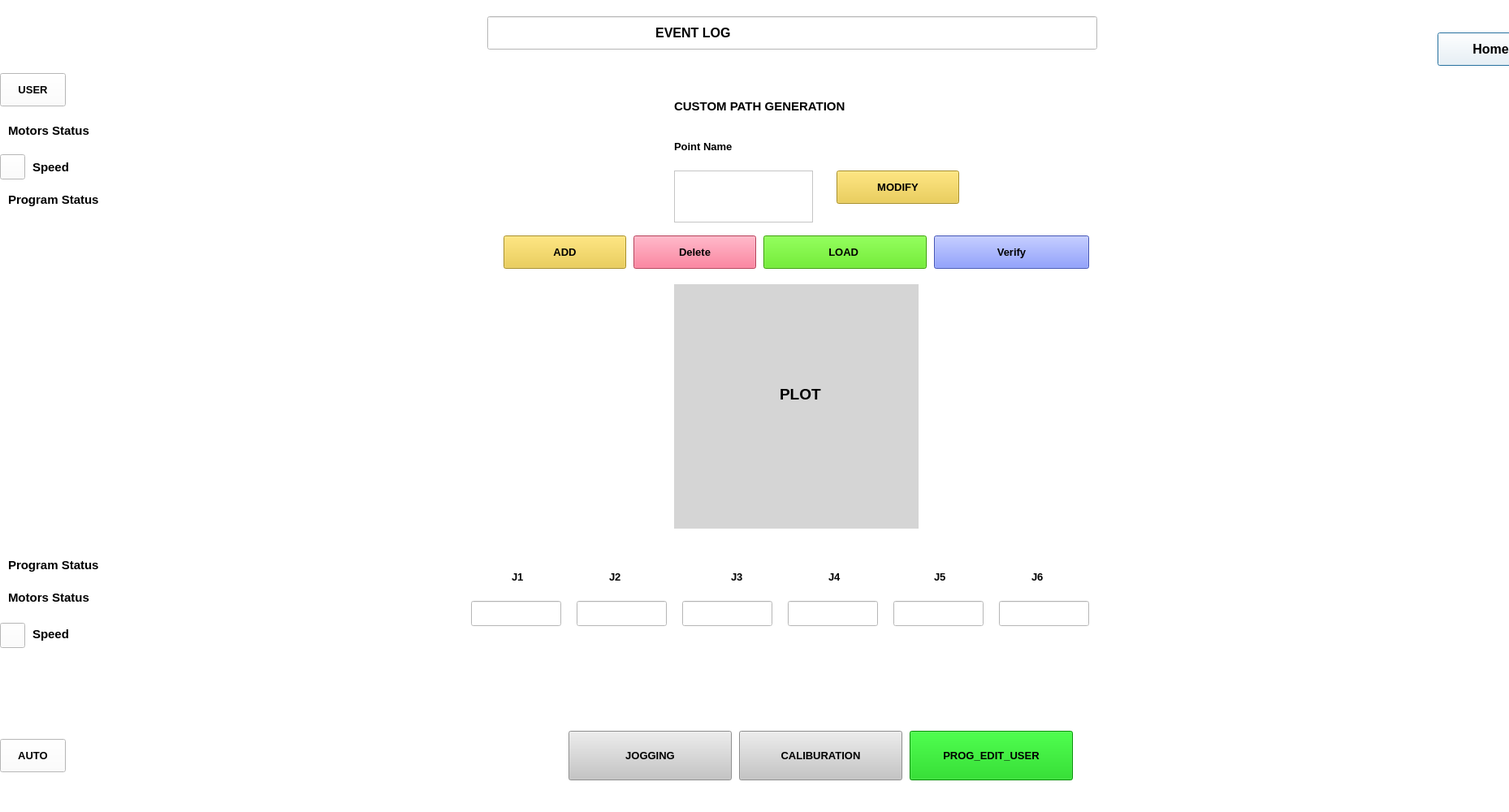
<?xml version="1.0" encoding="UTF-8"?>
<ui version="4.0">
 <class>Dialog</class>
 <widget class="QDialog" name="Dialog">
  <property name="geometry">
   <rect>
    <x>0</x>
    <y>0</y>
    <width>1858</width>
    <height>1000</height>
   </rect>
  </property>
  <property name="windowTitle">
   <string>Dialog</string>
  </property>
  <property name="styleSheet">
   <string notr="true">background-color: rgb(255, 255, 255);</string>
  </property>
  <widget class="QLineEdit" name="lineEdit">
   <property name="geometry">
    <rect>
     <x>600</x>
     <y>20</y>
     <width>751</width>
     <height>41</height>
    </rect>
   </property>
   <property name="font">
    <font>
     <pointsize>12</pointsize>
     <weight>75</weight>
     <bold>true</bold>
    </font>
   </property>
   <property name="text">
    <string>                                              EVENT LOG</string>
   </property>
  </widget>
  <widget class="QLabel" name="label_4">
   <property name="geometry">
    <rect>
     <x>610</x>
     <y>30</y>
     <width>21</width>
     <height>21</height>
    </rect>
   </property>
   <property name="text">
    <string/>
   </property>
   <property name="pixmap">
    <pixmap>../images_home/info.png</pixmap>
   </property>
   <property name="scaledContents">
    <bool>true</bool>
   </property>
  </widget>
  <widget class="QLabel" name="label_6">
   <property name="geometry">
    <rect>
     <x>1540</x>
     <y>700</y>
     <width>311</width>
     <height>251</height>
    </rect>
   </property>
   <property name="text">
    <string/>
   </property>
   <property name="pixmap">
    <pixmap>../images_home/1.png</pixmap>
   </property>
   <property name="scaledContents">
    <bool>true</bool>
   </property>
  </widget>
  <widget class="QLabel" name="label_7">
   <property name="geometry">
    <rect>
     <x>10</x>
     <y>840</y>
     <width>51</width>
     <height>61</height>
    </rect>
   </property>
   <property name="text">
    <string/>
   </property>
   <property name="pixmap">
    <pixmap>../images_home/a-removebg-preview.png</pixmap>
   </property>
   <property name="scaledContents">
    <bool>true</bool>
   </property>
  </widget>
  <widget class="QLabel" name="label_9">
   <property name="geometry">
    <rect>
     <x>10</x>
     <y>10</y>
     <width>51</width>
     <height>61</height>
    </rect>
   </property>
   <property name="text">
    <string/>
   </property>
   <property name="pixmap">
    <pixmap>../images_home/U.png</pixmap>
   </property>
   <property name="scaledContents">
    <bool>true</bool>
   </property>
  </widget>
  <widget class="QPushButton" name="hmmenubtn9">
   <property name="geometry">
    <rect>
     <x>1770</x>
     <y>40</y>
     <width>131</width>
     <height>41</height>
    </rect>
   </property>
   <property name="font">
    <font>
     <pointsize>12</pointsize>
     <weight>75</weight>
     <bold>true</bold>
    </font>
   </property>
   <property name="text">
    <string>Home</string>
   </property>
   <property name="icon">
    <iconset>
     <normaloff>:/symbol/menu.png</normaloff>:/symbol/menu.png</iconset>
   </property>
  </widget>
  <widget class="QLabel" name="label_46">
   <property name="geometry">
    <rect>
     <x>10</x>
     <y>230</y>
     <width>331</width>
     <height>31</height>
    </rect>
   </property>
   <property name="font">
    <font>
     <pointsize>11</pointsize>
     <weight>75</weight>
     <bold>true</bold>
    </font>
   </property>
   <property name="text">
    <string>Program Status</string>
   </property>
  </widget>
  <widget class="QLabel" name="label_44">
   <property name="geometry">
    <rect>
     <x>10</x>
     <y>140</y>
     <width>361</width>
     <height>41</height>
    </rect>
   </property>
   <property name="font">
    <font>
     <pointsize>11</pointsize>
     <weight>75</weight>
     <bold>true</bold>
    </font>
   </property>
   <property name="text">
    <string>Motors Status</string>
   </property>
  </widget>
  <widget class="QLabel" name="label_45">
   <property name="geometry">
    <rect>
     <x>40</x>
     <y>190</y>
     <width>111</width>
     <height>31</height>
    </rect>
   </property>
   <property name="font">
    <font>
     <pointsize>11</pointsize>
     <weight>75</weight>
     <bold>true</bold>
    </font>
   </property>
   <property name="text">
    <string>Speed</string>
   </property>
  </widget>
  <widget class="QPushButton" name="pushButton_5">
   <property name="geometry">
    <rect>
     <x>0</x>
     <y>190</y>
     <width>31</width>
     <height>31</height>
    </rect>
   </property>
   <property name="font">
    <font>
     <weight>75</weight>
     <bold>true</bold>
    </font>
   </property>
   <property name="text">
    <string/>
   </property>
   <property name="icon">
    <iconset>
     <normaloff>../images_home/speed_img.png</normaloff>../images_home/speed_img.png</iconset>
   </property>
  </widget>
  <widget class="QPushButton" name="increment_5">
   <property name="geometry">
    <rect>
     <x>910</x>
     <y>900</y>
     <width>201</width>
     <height>61</height>
    </rect>
   </property>
   <property name="font">
    <font>
     <pointsize>10</pointsize>
     <weight>75</weight>
     <bold>true</bold>
    </font>
   </property>
   <property name="styleSheet">
    <string notr="true">background-color: rgb(255, 169, 21);
background-color: rgb(197, 197, 197);
</string>
   </property>
   <property name="text">
    <string>CALIBURATION</string>
   </property>
  </widget>
  <widget class="QPushButton" name="jogybtn9">
   <property name="geometry">
    <rect>
     <x>700</x>
     <y>900</y>
     <width>201</width>
     <height>61</height>
    </rect>
   </property>
   <property name="font">
    <font>
     <pointsize>10</pointsize>
     <weight>75</weight>
     <bold>true</bold>
    </font>
   </property>
   <property name="styleSheet">
    <string notr="true">background-color: rgb(255, 169, 21);
background-color: rgb(197, 197, 197);
</string>
   </property>
   <property name="text">
    <string>JOGGING</string>
   </property>
  </widget>
  <widget class="QPushButton" name="prgautobtn9">
   <property name="geometry">
    <rect>
     <x>1120</x>
     <y>900</y>
     <width>201</width>
     <height>61</height>
    </rect>
   </property>
   <property name="font">
    <font>
     <pointsize>10</pointsize>
     <weight>75</weight>
     <bold>true</bold>
    </font>
   </property>
   <property name="styleSheet">
    <string notr="true">background-color: rgb(0, 201, 0);
</string>
   </property>
   <property name="text">
    <string>PROG_EDIT_USER</string>
   </property>
  </widget>
  <widget class="QLabel" name="label_50">
   <property name="geometry">
    <rect>
     <x>10</x>
     <y>715</y>
     <width>261</width>
     <height>41</height>
    </rect>
   </property>
   <property name="font">
    <font>
     <pointsize>11</pointsize>
     <weight>75</weight>
     <bold>true</bold>
    </font>
   </property>
   <property name="text">
    <string>Motors Status</string>
   </property>
  </widget>
  <widget class="QLabel" name="label_51">
   <property name="geometry">
    <rect>
     <x>10</x>
     <y>680</y>
     <width>281</width>
     <height>31</height>
    </rect>
   </property>
   <property name="font">
    <font>
     <pointsize>11</pointsize>
     <weight>75</weight>
     <bold>true</bold>
    </font>
   </property>
   <property name="text">
    <string>Program Status</string>
   </property>
  </widget>
  <widget class="QLabel" name="label_52">
   <property name="geometry">
    <rect>
     <x>40</x>
     <y>765</y>
     <width>111</width>
     <height>31</height>
    </rect>
   </property>
   <property name="font">
    <font>
     <pointsize>11</pointsize>
     <weight>75</weight>
     <bold>true</bold>
    </font>
   </property>
   <property name="text">
    <string>Speed</string>
   </property>
  </widget>
  <widget class="QPushButton" name="pushButton_7">
   <property name="geometry">
    <rect>
     <x>0</x>
     <y>767</y>
     <width>31</width>
     <height>31</height>
    </rect>
   </property>
   <property name="font">
    <font>
     <weight>75</weight>
     <bold>true</bold>
    </font>
   </property>
   <property name="text">
    <string/>
   </property>
   <property name="icon">
    <iconset>
     <normaloff>../images_home/speed_img.png</normaloff>../images_home/speed_img.png</iconset>
   </property>
  </widget>
  <widget class="QLabel" name="label">
   <property name="geometry">
    <rect>
     <x>830</x>
     <y>110</y>
     <width>381</width>
     <height>41</height>
    </rect>
   </property>
   <property name="font">
    <font>
     <pointsize>11</pointsize>
     <weight>75</weight>
     <bold>true</bold>
    </font>
   </property>
   <property name="text">
    <string>CUSTOM PATH GENERATION</string>
   </property>
  </widget>
  <widget class="QLabel" name="label_2">
   <property name="geometry">
    <rect>
     <x>830</x>
     <y>160</y>
     <width>191</width>
     <height>41</height>
    </rect>
   </property>
   <property name="font">
    <font>
     <pointsize>10</pointsize>
     <weight>75</weight>
     <bold>true</bold>
    </font>
   </property>
   <property name="text">
    <string>Point Name</string>
   </property>
  </widget>
  <widget class="QPushButton" name="pushButton_6">
   <property name="geometry">
    <rect>
     <x>1030</x>
     <y>210</y>
     <width>151</width>
     <height>41</height>
    </rect>
   </property>
   <property name="font">
    <font>
     <pointsize>10</pointsize>
     <weight>75</weight>
     <bold>true</bold>
    </font>
   </property>
   <property name="styleSheet">
    <string notr="true">background-color: rgb(235, 199, 51);</string>
   </property>
   <property name="text">
    <string>MODIFY</string>
   </property>
  </widget>
  <widget class="QPushButton" name="saveButton">
   <property name="geometry">
    <rect>
     <x>620</x>
     <y>290</y>
     <width>151</width>
     <height>41</height>
    </rect>
   </property>
   <property name="font">
    <font>
     <pointsize>10</pointsize>
     <weight>75</weight>
     <bold>true</bold>
    </font>
   </property>
   <property name="styleSheet">
    <string notr="true">background-color: rgb(235, 199, 51);</string>
   </property>
   <property name="text">
    <string>ADD</string>
   </property>
  </widget>
  <widget class="QPushButton" name="pushButton_9">
   <property name="geometry">
    <rect>
     <x>780</x>
     <y>290</y>
     <width>151</width>
     <height>41</height>
    </rect>
   </property>
   <property name="font">
    <font>
     <pointsize>10</pointsize>
     <weight>75</weight>
     <bold>true</bold>
    </font>
   </property>
   <property name="styleSheet">
    <string notr="true">background-color: rgb(255, 85, 122);</string>
   </property>
   <property name="text">
    <string>Delete</string>
   </property>
  </widget>
  <widget class="QPushButton" name="loadButton">
   <property name="geometry">
    <rect>
     <x>940</x>
     <y>290</y>
     <width>201</width>
     <height>41</height>
    </rect>
   </property>
   <property name="font">
    <font>
     <pointsize>10</pointsize>
     <weight>75</weight>
     <bold>true</bold>
    </font>
   </property>
   <property name="styleSheet">
    <string notr="true">background-color: rgb(74, 224, 0);</string>
   </property>
   <property name="text">
    <string>LOAD </string>
   </property>
  </widget>
  <widget class="QPushButton" name="pushButton_10">
   <property name="geometry">
    <rect>
     <x>1150</x>
     <y>290</y>
     <width>191</width>
     <height>41</height>
    </rect>
   </property>
   <property name="font">
    <font>
     <pointsize>10</pointsize>
     <weight>75</weight>
     <bold>true</bold>
    </font>
   </property>
   <property name="styleSheet">
    <string notr="true">background-color: rgb(94, 118, 255);</string>
   </property>
   <property name="text">
    <string>Verify</string>
   </property>
  </widget>
  <widget class="QLabel" name="label_3">
   <property name="geometry">
    <rect>
     <x>830</x>
     <y>350</y>
     <width>301</width>
     <height>301</height>
    </rect>
   </property>
   <property name="styleSheet">
    <string notr="true">background-color: rgb(213, 213, 213);</string>
   </property>
   <property name="text">
    <string/>
   </property>
  </widget>
  <widget class="QLabel" name="label_5">
   <property name="geometry">
    <rect>
     <x>960</x>
     <y>470</y>
     <width>71</width>
     <height>31</height>
    </rect>
   </property>
   <property name="font">
    <font>
     <pointsize>14</pointsize>
     <weight>75</weight>
     <bold>true</bold>
    </font>
   </property>
   <property name="styleSheet">
    <string notr="true">background-color: rgb(213, 213, 213);</string>
   </property>
   <property name="text">
    <string>PLOT</string>
   </property>
  </widget>
  <widget class="QLabel" name="label_16">
   <property name="geometry">
    <rect>
     <x>900</x>
     <y>690</y>
     <width>31</width>
     <height>41</height>
    </rect>
   </property>
   <property name="font">
    <font>
     <pointsize>10</pointsize>
     <weight>75</weight>
     <bold>true</bold>
    </font>
   </property>
   <property name="text">
    <string>J3</string>
   </property>
  </widget>
  <widget class="QLineEdit" name="lineEdit_18">
   <property name="geometry">
    <rect>
     <x>840</x>
     <y>740</y>
     <width>111</width>
     <height>31</height>
    </rect>
   </property>
  </widget>
  <widget class="QLineEdit" name="lineEdit_19">
   <property name="geometry">
    <rect>
     <x>970</x>
     <y>740</y>
     <width>111</width>
     <height>31</height>
    </rect>
   </property>
  </widget>
  <widget class="QLabel" name="label_17">
   <property name="geometry">
    <rect>
     <x>1020</x>
     <y>690</y>
     <width>31</width>
     <height>41</height>
    </rect>
   </property>
   <property name="font">
    <font>
     <pointsize>10</pointsize>
     <weight>75</weight>
     <bold>true</bold>
    </font>
   </property>
   <property name="text">
    <string>J4</string>
   </property>
  </widget>
  <widget class="QLabel" name="label_18">
   <property name="geometry">
    <rect>
     <x>1150</x>
     <y>690</y>
     <width>31</width>
     <height>41</height>
    </rect>
   </property>
   <property name="font">
    <font>
     <pointsize>10</pointsize>
     <weight>75</weight>
     <bold>true</bold>
    </font>
   </property>
   <property name="text">
    <string>J5</string>
   </property>
  </widget>
  <widget class="QLabel" name="label_19">
   <property name="geometry">
    <rect>
     <x>860</x>
     <y>810</y>
     <width>91</width>
     <height>71</height>
    </rect>
   </property>
   <property name="text">
    <string/>
   </property>
   <property name="pixmap">
    <pixmap>../images_home/playpause.png</pixmap>
   </property>
   <property name="scaledContents">
    <bool>true</bool>
   </property>
  </widget>
  <widget class="QLabel" name="label_20">
   <property name="geometry">
    <rect>
     <x>980</x>
     <y>810</y>
     <width>91</width>
     <height>71</height>
    </rect>
   </property>
   <property name="text">
    <string/>
   </property>
   <property name="pixmap">
    <pixmap>../images_home/stop.png</pixmap>
   </property>
   <property name="scaledContents">
    <bool>true</bool>
   </property>
  </widget>
  <widget class="QLabel" name="label_22">
   <property name="geometry">
    <rect>
     <x>740</x>
     <y>810</y>
     <width>91</width>
     <height>71</height>
    </rect>
   </property>
   <property name="text">
    <string/>
   </property>
   <property name="pixmap">
    <pixmap>../images_home/previous.png</pixmap>
   </property>
   <property name="scaledContents">
    <bool>true</bool>
   </property>
  </widget>
  <widget class="QLineEdit" name="lineEdit_20">
   <property name="geometry">
    <rect>
     <x>1100</x>
     <y>740</y>
     <width>111</width>
     <height>31</height>
    </rect>
   </property>
  </widget>
  <widget class="QLabel" name="label_21">
   <property name="geometry">
    <rect>
     <x>1100</x>
     <y>810</y>
     <width>91</width>
     <height>71</height>
    </rect>
   </property>
   <property name="text">
    <string/>
   </property>
   <property name="pixmap">
    <pixmap>../images_home/next.png</pixmap>
   </property>
   <property name="scaledContents">
    <bool>true</bool>
   </property>
  </widget>
  <widget class="QLineEdit" name="lineEdit_21">
   <property name="geometry">
    <rect>
     <x>710</x>
     <y>740</y>
     <width>111</width>
     <height>31</height>
    </rect>
   </property>
  </widget>
  <widget class="QLineEdit" name="lineEdit_22">
   <property name="geometry">
    <rect>
     <x>1230</x>
     <y>740</y>
     <width>111</width>
     <height>31</height>
    </rect>
   </property>
  </widget>
  <widget class="QLineEdit" name="lineEdit_23">
   <property name="geometry">
    <rect>
     <x>580</x>
     <y>740</y>
     <width>111</width>
     <height>31</height>
    </rect>
   </property>
  </widget>
  <widget class="QLabel" name="label_23">
   <property name="geometry">
    <rect>
     <x>1270</x>
     <y>690</y>
     <width>31</width>
     <height>41</height>
    </rect>
   </property>
   <property name="font">
    <font>
     <pointsize>10</pointsize>
     <weight>75</weight>
     <bold>true</bold>
    </font>
   </property>
   <property name="text">
    <string>J6</string>
   </property>
  </widget>
  <widget class="QLabel" name="label_24">
   <property name="geometry">
    <rect>
     <x>630</x>
     <y>690</y>
     <width>31</width>
     <height>41</height>
    </rect>
   </property>
   <property name="font">
    <font>
     <pointsize>10</pointsize>
     <weight>75</weight>
     <bold>true</bold>
    </font>
   </property>
   <property name="text">
    <string>J1</string>
   </property>
  </widget>
  <widget class="QLabel" name="label_25">
   <property name="geometry">
    <rect>
     <x>750</x>
     <y>690</y>
     <width>31</width>
     <height>41</height>
    </rect>
   </property>
   <property name="font">
    <font>
     <pointsize>10</pointsize>
     <weight>75</weight>
     <bold>true</bold>
    </font>
   </property>
   <property name="text">
    <string>J2</string>
   </property>
  </widget>
  <widget class="QPushButton" name="autobtn7">
   <property name="geometry">
    <rect>
     <x>0</x>
     <y>910</y>
     <width>81</width>
     <height>41</height>
    </rect>
   </property>
   <property name="font">
    <font>
     <pointsize>10</pointsize>
     <weight>75</weight>
     <bold>true</bold>
    </font>
   </property>
   <property name="text">
    <string>AUTO</string>
   </property>
  </widget>
  <widget class="QPushButton" name="userbtn7">
   <property name="geometry">
    <rect>
     <x>0</x>
     <y>90</y>
     <width>81</width>
     <height>41</height>
    </rect>
   </property>
   <property name="font">
    <font>
     <pointsize>10</pointsize>
     <weight>75</weight>
     <bold>true</bold>
    </font>
   </property>
   <property name="text">
    <string>USER</string>
   </property>
  </widget>
  <widget class="QTextEdit" name="texting">
   <property name="geometry">
    <rect>
     <x>830</x>
     <y>210</y>
     <width>171</width>
     <height>64</height>
    </rect>
   </property>
  </widget>
  <zorder>label_3</zorder>
  <zorder>lineEdit</zorder>
  <zorder>label_4</zorder>
  <zorder>label_6</zorder>
  <zorder>label_7</zorder>
  <zorder>label_9</zorder>
  <zorder>hmmenubtn9</zorder>
  <zorder>label_46</zorder>
  <zorder>label_44</zorder>
  <zorder>label_45</zorder>
  <zorder>pushButton_5</zorder>
  <zorder>increment_5</zorder>
  <zorder>jogybtn9</zorder>
  <zorder>prgautobtn9</zorder>
  <zorder>label_50</zorder>
  <zorder>label_51</zorder>
  <zorder>label_52</zorder>
  <zorder>pushButton_7</zorder>
  <zorder>label</zorder>
  <zorder>label_2</zorder>
  <zorder>pushButton_6</zorder>
  <zorder>saveButton</zorder>
  <zorder>pushButton_9</zorder>
  <zorder>loadButton</zorder>
  <zorder>pushButton_10</zorder>
  <zorder>label_5</zorder>
  <zorder>label_16</zorder>
  <zorder>lineEdit_18</zorder>
  <zorder>lineEdit_19</zorder>
  <zorder>label_17</zorder>
  <zorder>label_18</zorder>
  <zorder>label_19</zorder>
  <zorder>label_20</zorder>
  <zorder>label_22</zorder>
  <zorder>lineEdit_20</zorder>
  <zorder>label_21</zorder>
  <zorder>lineEdit_21</zorder>
  <zorder>lineEdit_22</zorder>
  <zorder>lineEdit_23</zorder>
  <zorder>label_23</zorder>
  <zorder>label_24</zorder>
  <zorder>label_25</zorder>
  <zorder>autobtn7</zorder>
  <zorder>userbtn7</zorder>
  <zorder>texting</zorder>
 </widget>
 <resources>
  <include location="../images_home/symbols.qrc"/>
 </resources>
 <connections/>
</ui>
